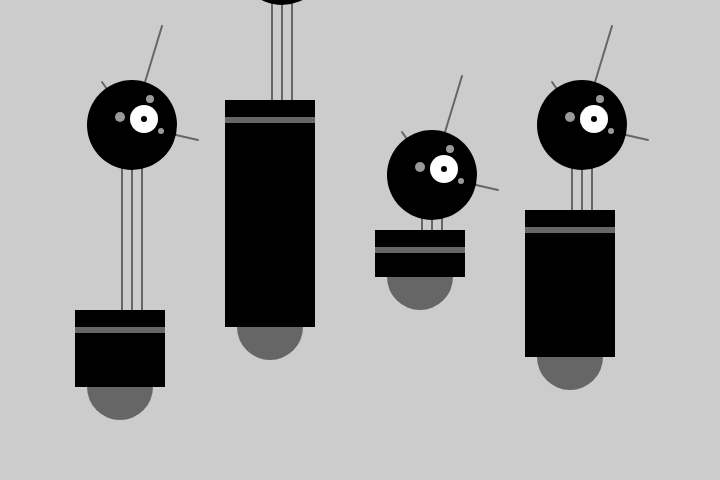
Frame 1 (no input)
Frame 60 (no input): identical to frame 1, image omitted
Frame 120 (the mouse pressed at the canvas centre since frame 60): identical to frame 1, image omitted

The p5.js sketch that drew this single still picture (run headless with seeded random() and noise() and a simulated clock; from frame 60 on, the mouse is pressed at the canvas centre):

// p5.js sketch
// ── sketch.js
/* 
note:
  translate() is used to move the origin (0, 0) to 110 pixeis over and 110 pixeis down. 

*/

function setup(){
  createCanvas(720, 480);
  strokeWeight(2); 
  ellipseMode(RADIUS);
}

function draw(){
  background(204);
  drawRobot(120, 420, 110, 140);
  drawRobot(270, 360, 260, 95); 
  drawRobot(420, 310, 80, 10);
  drawRobot(570, 390, 180, 40);
}

function drawRobot(x, y, bodyHeight, neckHeight){
  var radius = 45; 
  var ny = y - bodyHeight - neckHeight - radius; 
  
  //neck 
  stroke(102);
  line(x+2, y -bodyHeight, x+2, ny);
  line(x+12, y-bodyHeight, x+12, ny);
  line(x+22, y-bodyHeight,x+22, ny);
  
  //antennae 
  line(x+12, ny, x-18, ny-43);
  line(x+12, ny, x+42, ny-99);
  line(x+12, ny, x+78, ny+15);
  
  //body
  noStroke();
  fill(102);
  ellipse(x, y-33, 33, 33);
  fill(0);
  rect(x-45, y-bodyHeight, 90, bodyHeight-33);
  fill(102);
  rect(x-45, y-bodyHeight+17, 90, 6);
  
  //head
  fill(0);
  ellipse(x+12, ny, radius, radius);
  fill(255);
  ellipse(x+24, ny-6, 14, 14);
  fill(0);
  ellipse(x+24, ny-6, 3, 3);
  fill(153);
  ellipse(x, ny-8, 5, 5);
  ellipse(x+30, ny-26, 4, 4);
  ellipse(x+41, ny+6, 3, 3);
}
